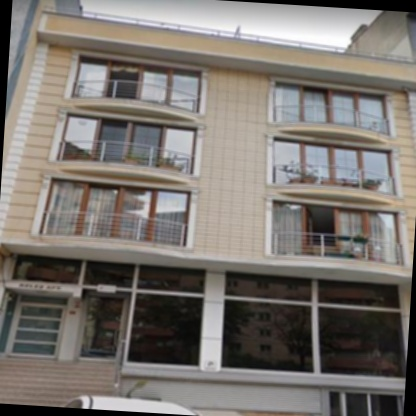
#> input picture Detección de puertas y ventanas/DoorAndWindowDetectionDataset/train/images/aug_image_0232_jpg.rf.7d55d18e90be4847d19cca7e26fc5c06.jpg, 416 x 416 px
$ jupyter execute --allow-errors EDA.ipynb   (shell and % lines are left out)
#> lines starting #> are read from the running program, lines starting #| are printed output that depends on the picture
# **EDA**

[cell 1]
from google.colab import drive
drive.mount('/content/drive')

[cell 2]
import os
import glob
import yaml
import matplotlib.pyplot as plt
from collections import Counter
import random
from PIL import Image, ImageDraw

Cargar configuración del dataset (data.yaml)

[cell 3]
dataset_path = "DoorAndWindowDetectionDataset"

#> (the rest of this cell did not finish here and is left out)

Función para leer anotaciones YOLO

[cell 4]
def read_yolo_labels(label_file):
    objects = []
    with open(label_file, "r") as f:
        for line in f:
            parts = line.strip().split()
            cls = int(parts[0])
            bbox = list(map(float, parts[1:]))
            objects.append((cls, bbox))
    return objects

Contar cuántas puertas y ventanas hay en total

[cell 5]
label_dirs = [
    os.path.join(dataset_path, "train/labels"),
    os.path.join(dataset_path, "valid/labels"),
    os.path.join(dataset_path, "test/labels"),
]

class_counts = Counter()

for ld in label_dirs:
    for file in glob.glob(ld + "/*.txt"):
        objs = read_yolo_labels(file)
        for cls, _ in objs:
            class_counts[cls] += 1

class_counts

Visualizar distribución de clases

[cell 6]
plt.bar([names[k] for k in class_counts.keys()], class_counts.values())
plt.title("Distribución de clases (Puertas vs Ventanas)")
plt.xlabel("Clase")
plt.ylabel("Cantidad")
plt.show()

Dataset muy desbalanceado, con casi 9 veces más ventanas que puertas. Este desbalance puede afectar el rendimiento del modelo en la clase minoritaria (puertas).

Objetos por imagen

[cell 7]
objects_per_image = []

for ld in label_dirs:
    for file in glob.glob(ld + "/*.txt"):
        objs = read_yolo_labels(file)
        objects_per_image.append(len(objs))

plt.hist(objects_per_image, bins=10)
plt.title("Objetos por imagen")
plt.xlabel("Cantidad")
plt.ylabel("Frecuencia")
plt.show()
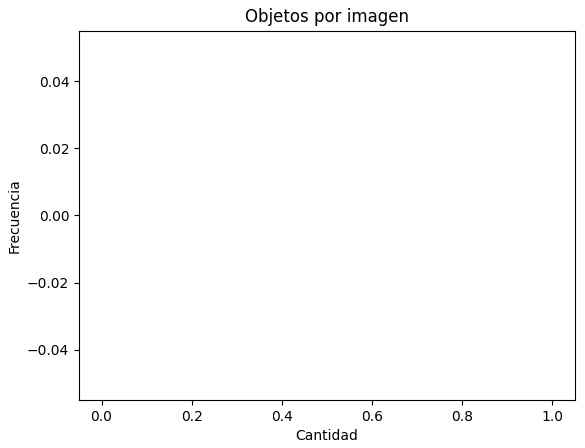
#> figure drawn by matplotlib, 1 panel

Histograma sesgado hacia la izquierda, lo que significa que:
- La mayoría de las imágenes tienen pocos objetos (entre 1 y 10).
- Hay algunas imágenes con muchos objetos (hasta 40 o más), pero son menos frecuentes.

> Esto sugiere que el dataset tiene una buena variedad de densidad visual, pero la mayoría de las imágenes son relativamente simples.

Distribución de tamaños de bounding boxes

[cell 8]
widths = []
heights = []

for ld in label_dirs:
    for file in glob.glob(ld + "/*.txt"):
        objs = read_yolo_labels(file)
        for _, bbox in objs:
            widths.append(bbox[2])
            heights.append(bbox[3])

plt.hist(widths, bins=20)
plt.title("Distribución de anchos (normalizados)")
plt.show()
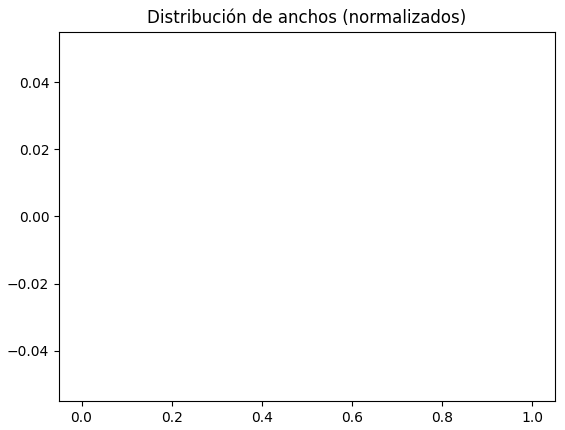
#> figure drawn by matplotlib, 1 panel

plt.hist(heights, bins=20)
plt.title("Distribución de altos (normalizados)")
plt.show()

- Anchos normalizados:
  - La mayoría de los objetos tienen un ancho entre 0.05 y 0.3 (en escala normalizada).
  - Muy pocos objetos tienen anchos grandes (>0.5).

- Altos normalizados:
  - La mayoría de los objetos tienen una altura entre 0.05 y 0.15.
  - Muy pocos objetos son altos (>0.4).

> Esto indica que la mayoría de las puertas y ventanas son pequeñas en relación al tamaño de la imagen, lo cual es típico en imágenes de fachadas completas.
Es importante porque objetos pequeños pueden ser más difíciles de detectar, especialmente si hay ruido visual o baja resolución.

Detectar imágenes sin anotaciones

[cell 9]
missing = []

for split in ["train", "valid", "test"]:
    img_dir = os.path.join(dataset_path, split, "images")
    label_dir = os.path.join(dataset_path, split, "labels")

    for img in glob.glob(img_dir + "/*"):
        base = os.path.splitext(os.path.basename(img))[0]
        label = os.path.join(label_dir, base + ".txt")
        if not os.path.exists(label):
            missing.append(img)

missing[:10], len(missing)

Visualizar ejemplos anotados

[cell 10]
def show_random_annotated(split="train"):
#> called with split = 'train'
    img_dir = os.path.join(dataset_path, split, "images")
    label_dir = os.path.join(dataset_path, split, "labels")

    img_files = glob.glob(img_dir + "/*")
    img_file = random.choice(img_files)

    base = os.path.splitext(os.path.basename(img_file))[0]
    label_file = os.path.join(label_dir, base + ".txt")

    img = Image.open(img_file)
#> img is the input picture: PIL image 416x416 RGB; mean R, G, B 122.2, 116.6, 111
    draw = ImageDraw.Draw(img)

    if os.path.exists(label_file):
        objs = read_yolo_labels(label_file)
        w, h = img.size

        for cls, bbox in objs:
            xc, yc, bw, bh = bbox
            x1 = (xc - bw/2) * w
            y1 = (yc - bh/2) * h
            x2 = (xc + bw/2) * w
            y2 = (yc + bh/2) * h

            draw.rectangle([x1, y1, x2, y2], outline="red", width=3)
            draw.text((x1, y1), names[cls], fill="red")

    return img

show_random_annotated("train")

Resumen final del dataset

[cell 11]
print("Total puertas:", class_counts[0])
print("Total ventanas:", class_counts[1])

total = class_counts[0] + class_counts[1]
#> total = 0
#> (the rest of this cell did not finish here and is left out)
